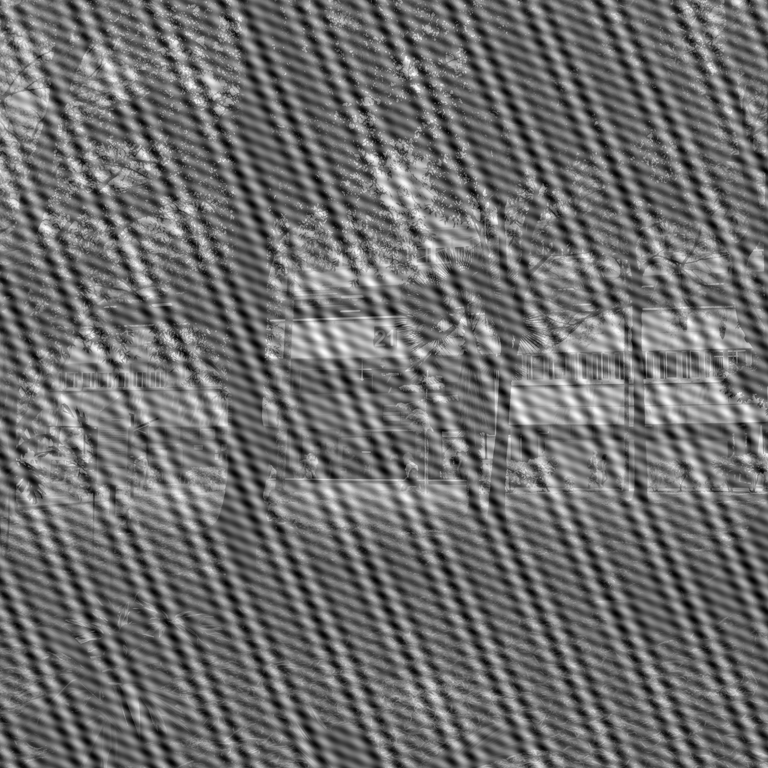
#> input picture 3.1/Ruido_E02.png, 768 x 768 px, found by its file name
$ python FreqRecreationFilter.py
#> lines starting #> are read from the running program, lines starting #| are printed output that depends on the picture
import numpy as np
import matplotlib.pyplot as plt
from matplotlib.widgets import Slider
from PIL import Image

def filtro_rectangular(tamaño=(768, 768), ancho=100, alto=100):
    h, w = tamaño
    filtro = np.zeros((h, w))

    x_inicio = w//2 - ancho//2
    x_fin = w//2 + ancho//2
    y_inicio = h//2 - alto//2
    y_fin = h//2 + alto//2


    filtro[y_inicio:y_fin, x_inicio:x_fin] = 1

    return filtro

ruta_imagen = r"C:/Users/Usuario/Desktop/Ruido_E02.png"
Noise = Image.open(ruta_imagen).convert('L')
#> Noise is the input picture: PIL image 768x768 L; min 0, max 255, mean 109.3
NoiseArray = np.array(Noise)

ImageFrequencies = np.fft.fftshift(np.fft.fft2(NoiseArray))

fig, ax = plt.subplots(1, 3, figsize=(15, 5))
plt.subplots_adjust(bottom=0.25)

ancho_init = 100
alto_init = 100
filtro = filtro_rectangular(tamaño=NoiseArray.shape, ancho=ancho_init, alto=alto_init)
filtrado = filtro * ImageFrequencies
ImageSpectrum = np.abs(filtrado)
ImageFiltered = np.abs(np.fft.ifft2(np.fft.fftshift(filtrado)))
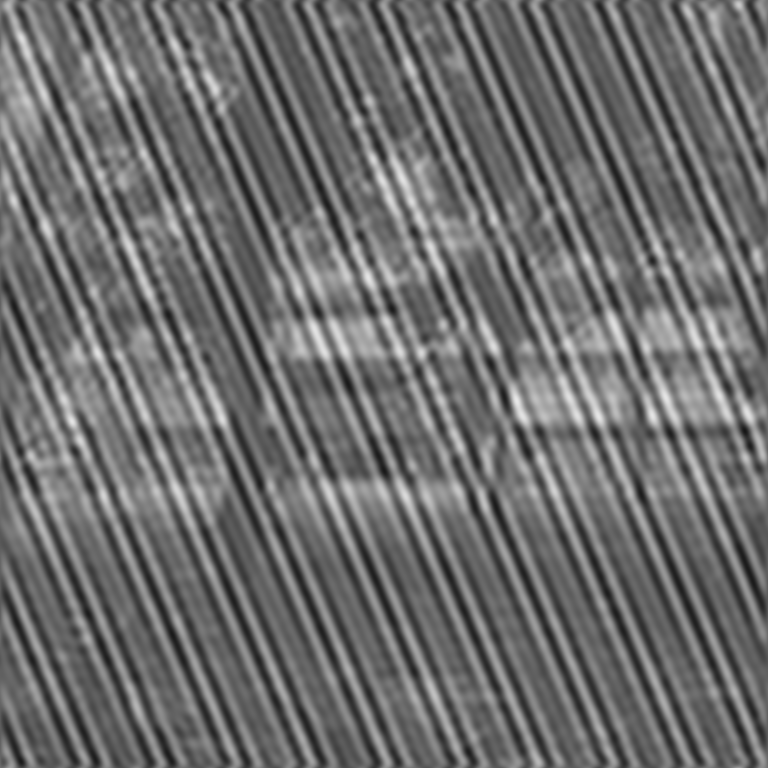
#> ImageFiltered: shape (768, 768) float64; min 22.71, max 232.5, mean 109.3

ax[0].imshow(NoiseArray, cmap='gray')
ax[0].set_title("Imagen Original")

im_spectrum = ax[1].imshow(np.log10(1 + ImageSpectrum), cmap='gray')
ax[1].set_title(f"Espectro Filtrado (Ancho={ancho_init}, Alto={alto_init})")

im_filtered = ax[2].imshow(ImageFiltered, cmap='gray')
ax[2].set_title(f"Imagen Filtrada (Ancho={ancho_init}, Alto={alto_init})")
plt.colorbar(im_filtered, ax=ax[2])


ax_ancho = plt.axes([0.2, 0.15, 0.65, 0.03], facecolor='lightgray')
ancho_slider = Slider(ax_ancho, 'Ancho', 1, NoiseArray.shape[1], valinit=ancho_init, valstep=1)

ax_alto = plt.axes([0.2, 0.1, 0.65, 0.03], facecolor='lightgray')
alto_slider = Slider(ax_alto, 'Alto', 1, NoiseArray.shape[0], valinit=alto_init, valstep=1)

def update(val):
    ancho = int(ancho_slider.val)
    alto = int(alto_slider.val)
    filtro_actualizado = filtro_rectangular(tamaño=NoiseArray.shape, ancho=ancho, alto=alto)
    filtrado_actualizado = filtro_actualizado * ImageFrequencies
    ImageSpectrum_actualizado = np.abs(filtrado_actualizado)
    ImageFiltered_actualizada = np.abs(np.fft.ifft2(np.fft.fftshift(filtrado_actualizado)))

    im_spectrum.set_data(np.log10(1 + ImageSpectrum_actualizado))
    im_filtered.set_data(ImageFiltered_actualizada)

    ax[1].set_title(f"Espectro Filtrado (Ancho={ancho}, Alto={alto})")
    ax[2].set_title(f"Imagen Filtrada (Ancho={ancho}, Alto={alto})")
    fig.canvas.draw_idle()

ancho_slider.on_changed(update)
alto_slider.on_changed(update)

plt.show()
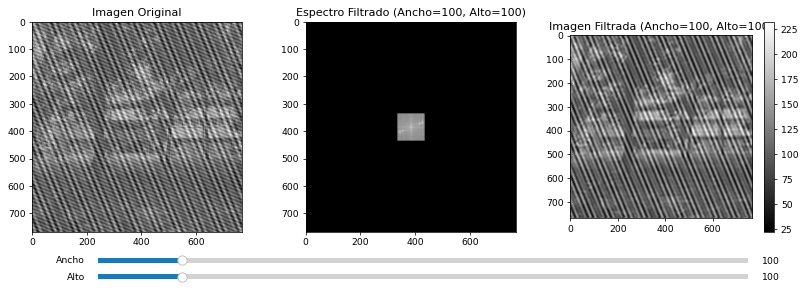
#> figure drawn by matplotlib, 6 panels


def onda_sinusoidal_2d(posiciones_frecuenciales):
    tamaño=(768, 768)
    h, w = tamaño
    x = np.linspace(-w//2, w//2,h)
    y = np.linspace(-h//2, h//2,h)
    X, Y = np.meshgrid(x, y)
    Fun = 0
    for i in range (0,len(posiciones_frecuenciales)):
        Fun += 10*np.sin(2 * np.pi * ( (384 - posiciones_frecuenciales[i][1])* X + (384-posiciones_frecuenciales[i][0])* Y))    # (322,409) (freq 25, -62)

    return Fun

posiciones_frecuenciales = [[323,409],[366,425],[372,415]]

A = onda_sinusoidal_2d(posiciones_frecuenciales=posiciones_frecuenciales)

Espectro = np.abs(np.fft.fftshift(np.fft.fft2(A)))

LogEspectro = np.log10(1+Espectro) > 2
Mask = 1-LogEspectro
MaskedSpectrum = ImageFrequencies*Mask

plt.imshow(np.log10((np.abs(MaskedSpectrum))**2+1), cmap='gray')
plt.title('a')
plt.show()
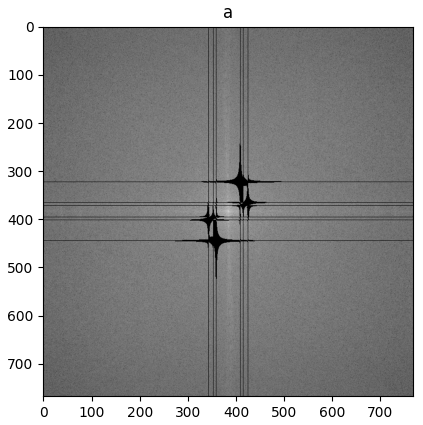
#> figure drawn by matplotlib, 1 panel

plt.imshow(np.abs(np.fft.ifft2(MaskedSpectrum)), cmap='gray')
plt.title('')
plt.show()
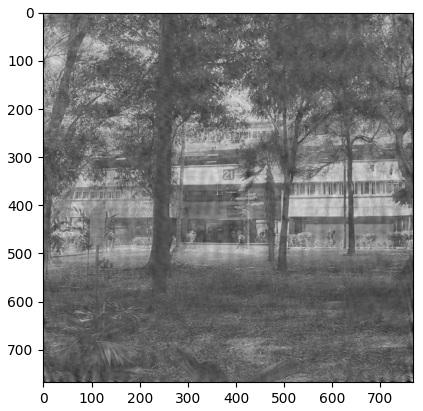
#> figure drawn by matplotlib, 1 panel
